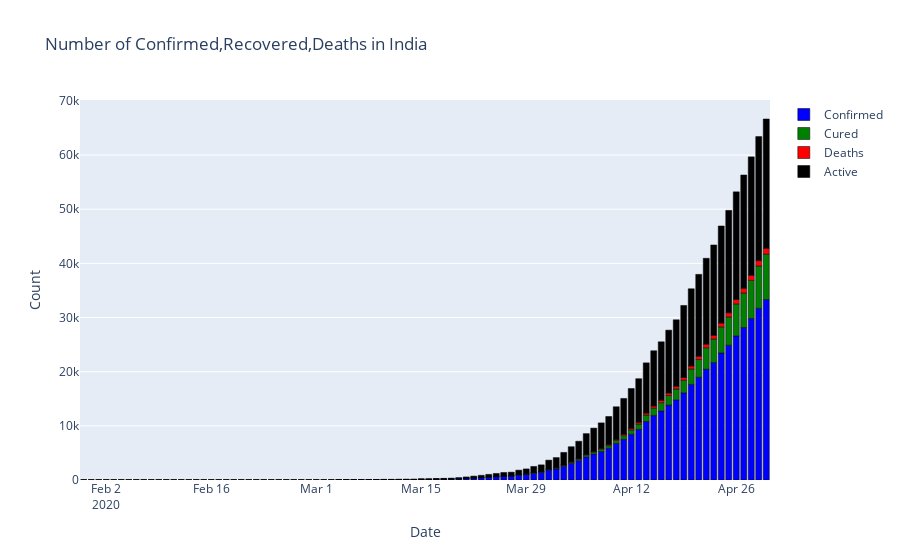

Notebook code cell kept with this figure:
### Code cell
fig = go.Figure(data=[
    go.Bar(name='Confirmed', x=df.index, y=df['Confirmed'],marker_color='blue',marker_line_color='black'),
    go.Bar(name='Cured', x=df.index, y=df['Cured'],marker_color='green',marker_line_color='black'),
    go.Bar(name='Deaths', x=df.index, y=df['Deaths'],marker_color='red',marker_line_color='black'),
    go.Bar(name='Active', x=df.index, y=df['Active'],marker_color='black',marker_line_color='black'),
])
fig.update_layout(title='Number of Confirmed,Recovered,Deaths in India',barmode='relative',xaxis=dict(title="Date"),yaxis=dict(title="Count"))
